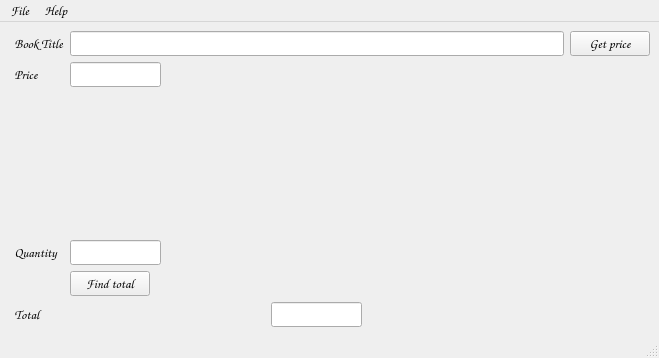
<?xml version="1.0" encoding="UTF-8"?>
<ui version="4.0">
 <class>Book_Finder</class>
 <widget class="QMainWindow" name="Book_Finder">
  <property name="windowModality">
   <enum>Qt::NonModal</enum>
  </property>
  <property name="geometry">
   <rect>
    <x>0</x>
    <y>0</y>
    <width>659</width>
    <height>358</height>
   </rect>
  </property>
  <property name="font">
   <font>
    <family>Comic Sans MS</family>
    <pointsize>10</pointsize>
   </font>
  </property>
  <property name="mouseTracking">
   <bool>false</bool>
  </property>
  <property name="windowTitle">
   <string>Book Finder</string>
  </property>
  <property name="windowIcon">
   <iconset theme="Book">
    <normaloff>images.png</normaloff>images.png</iconset>
  </property>
  <property name="autoFillBackground">
   <bool>true</bool>
  </property>
  <property name="tabShape">
   <enum>QTabWidget::Rounded</enum>
  </property>
  <widget class="QWidget" name="centralwidget">
   <layout class="QHBoxLayout" name="horizontalLayout">
    <item>
     <layout class="QGridLayout" name="gridLayout">
      <item row="3" column="2" alignment="Qt::AlignLeft">
       <widget class="QLineEdit" name="l3"/>
      </item>
      <item row="1" column="2" alignment="Qt::AlignLeft">
       <widget class="QLineEdit" name="l2"/>
      </item>
      <item row="0" column="3">
       <widget class="QPushButton" name="b1">
        <property name="font">
         <font>
          <family>Comic Sans MS</family>
          <pointsize>10</pointsize>
          <italic>true</italic>
         </font>
        </property>
        <property name="text">
         <string>Get price</string>
        </property>
       </widget>
      </item>
      <item row="0" column="2">
       <widget class="QLineEdit" name="l1"/>
      </item>
      <item row="2" column="2">
       <spacer name="verticalSpacer">
        <property name="orientation">
         <enum>Qt::Vertical</enum>
        </property>
        <property name="sizeHint" stdset="0">
         <size>
          <width>20</width>
          <height>25</height>
         </size>
        </property>
       </spacer>
      </item>
      <item row="6" column="1">
       <widget class="QLabel" name="label_4">
        <property name="font">
         <font>
          <family>Comic Sans MS</family>
          <pointsize>10</pointsize>
          <weight>75</weight>
          <bold>true</bold>
         </font>
        </property>
        <property name="text">
         <string>  Total </string>
        </property>
       </widget>
      </item>
      <item row="3" column="1">
       <widget class="QLabel" name="label_3">
        <property name="font">
         <font>
          <family>Comic Sans MS</family>
          <pointsize>10</pointsize>
          <weight>50</weight>
          <bold>false</bold>
         </font>
        </property>
        <property name="text">
         <string>  Quantity </string>
        </property>
       </widget>
      </item>
      <item row="0" column="1">
       <widget class="QLabel" name="lable_1">
        <property name="font">
         <font>
          <family>Comic Sans MS</family>
          <pointsize>10</pointsize>
          <weight>50</weight>
          <bold>false</bold>
          <strikeout>false</strikeout>
         </font>
        </property>
        <property name="text">
         <string>  Book Title</string>
        </property>
       </widget>
      </item>
      <item row="1" column="1">
       <widget class="QLabel" name="label_2">
        <property name="font">
         <font>
          <family>Comic Sans MS</family>
          <pointsize>10</pointsize>
          <weight>50</weight>
          <bold>false</bold>
         </font>
        </property>
        <property name="text">
         <string>  Price </string>
        </property>
       </widget>
      </item>
      <item row="4" column="2" alignment="Qt::AlignLeft">
       <widget class="QPushButton" name="b2">
        <property name="font">
         <font>
          <family>Comic Sans MS</family>
          <pointsize>10</pointsize>
          <italic>true</italic>
         </font>
        </property>
        <property name="text">
         <string>Find total</string>
        </property>
       </widget>
      </item>
      <item row="6" column="2" alignment="Qt::AlignHCenter|Qt::AlignTop">
       <widget class="QLineEdit" name="l4"/>
      </item>
     </layout>
    </item>
   </layout>
  </widget>
  <widget class="QMenuBar" name="menubar">
   <property name="geometry">
    <rect>
     <x>0</x>
     <y>0</y>
     <width>659</width>
     <height>18</height>
    </rect>
   </property>
   <widget class="QMenu" name="menuFile">
    <property name="title">
     <string>File</string>
    </property>
    <addaction name="actionOpen"/>
    <addaction name="actionNew"/>
    <addaction name="actionRecent"/>
    <addaction name="separator"/>
    <addaction name="actionGenerate_Receipt"/>
    <addaction name="separator"/>
    <addaction name="actionSave"/>
    <addaction name="actionSave_As"/>
    <addaction name="separator"/>
    <addaction name="actionExit"/>
   </widget>
   <widget class="QMenu" name="menuHelp">
    <property name="title">
     <string>Help</string>
    </property>
    <addaction name="actionfor_more_help_visit_our_website"/>
   </widget>
   <addaction name="menuFile"/>
   <addaction name="menuHelp"/>
  </widget>
  <widget class="QStatusBar" name="statusbar"/>
  <action name="actionfor_more_help_visit_our_website">
   <property name="text">
    <string>For more help visit our website</string>
   </property>
  </action>
  <action name="actionOpen">
   <property name="text">
    <string>Open</string>
   </property>
  </action>
  <action name="actionNew">
   <property name="text">
    <string>New</string>
   </property>
  </action>
  <action name="actionRecent">
   <property name="text">
    <string>Recent</string>
   </property>
  </action>
  <action name="actionGenerate_Receipt">
   <property name="text">
    <string>Generate Receipt</string>
   </property>
  </action>
  <action name="actionSave">
   <property name="text">
    <string>Save </string>
   </property>
  </action>
  <action name="actionSave_As">
   <property name="text">
    <string>Save As</string>
   </property>
  </action>
  <action name="actionExit">
   <property name="text">
    <string>Exit</string>
   </property>
  </action>
 </widget>
 <resources/>
 <connections/>
</ui>
